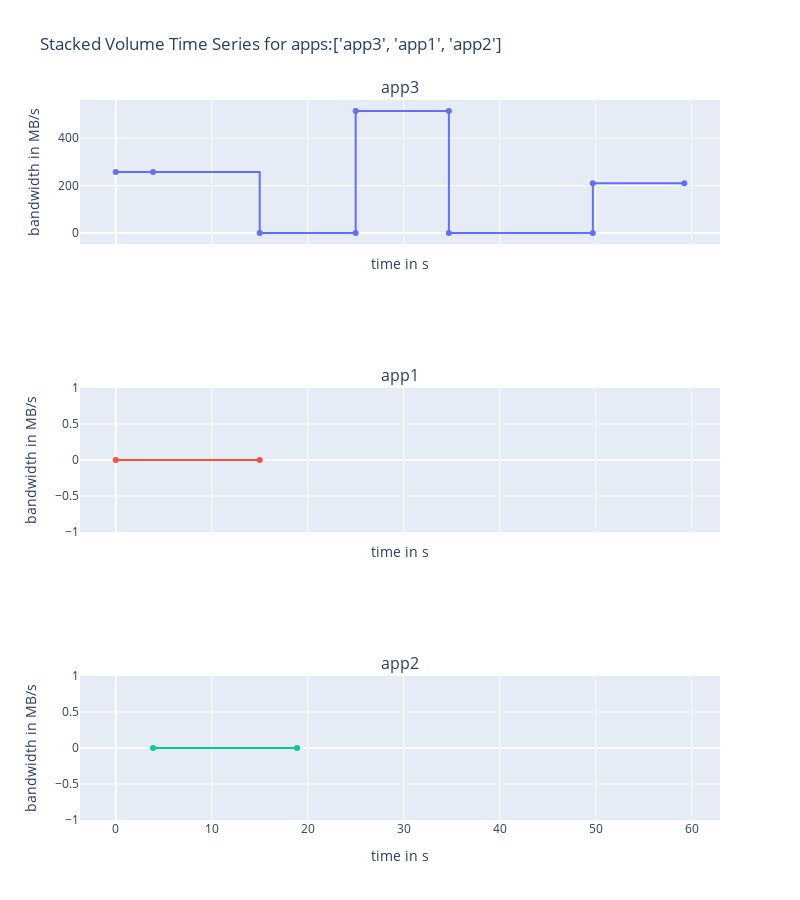
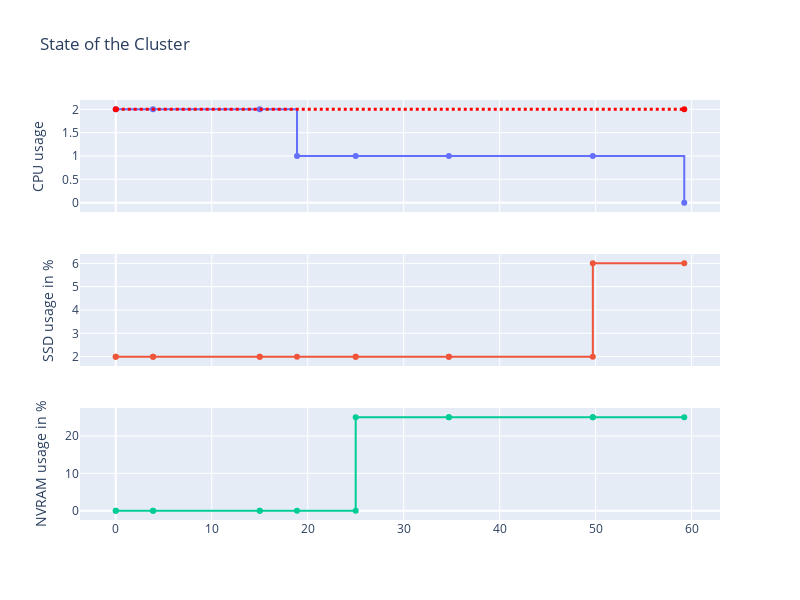

The notebook cell these images were saved under, in order:
### Markdown cell above
Displaying Cluster state

### Code cell
# remove logging


env = simpy.Environment()
data = simpy.Store(env)
nvram_bandwidth = {'read':  {'seq': 780, 'rand': 760},
                           'write': {'seq': 515, 'rand': 505}}
ssd_bandwidth = {'read':  {'seq': 210, 'rand': 190},
                    'write': {'seq': 100, 'rand': 100}}

ssd_tier = Tier(env, 'SSD', bandwidth=ssd_bandwidth, capacity=50e9)
nvram_tier = Tier(env, 'NVRAM', bandwidth=nvram_bandwidth, capacity=20e9)
cluster = Cluster(env, tiers=[ssd_tier, nvram_tier])
app1 = Application(env, name="app1", compute=[0, 10, 25], read=[1e9, 0, 2e9], write=[0, 5e9, 0], data=data)
app2 = Application(env, name="app2", compute=[0, 15], read=[0, 0], write=[0, 0], data=data)
app3 = Application(env, name="app3", compute=[10, 25], read=[0, 0], write=[0, 0], data=data)
env.process(app1.run(cluster, tiers=[0, 1, 0]))
env.process(app2.run(cluster, tiers=[0, 1]))
env.process(app3.run(cluster, tiers=[0, 1]))
env.run()


fig = display_apps(data, height=900)
fig.show()
fig = display_cluster(data, cluster)
fig.show()

### Figure 1 — Plotly figure (JSON) as saved in the notebook; plotly's stock layout.template omitted (floating-point values rounded to 4 significant figures)
{"data": [{"line": {"shape": "hv"}, "name": "app1", "showlegend": false, "text": ["READ|to/from:SSD|volume=953.67 MB", "READ|to/from:SSD|volume=953.67 MB", "COMPUTE|volume=0B", "COMPUTE|volume=0B", "WRITE|to/from:NVRAM|volume=4.66 GB", "WRITE|to/from:NVRAM|volume=4.66 GB", "COMPUTE|volume=0B", "COMPUTE|volume=0B", "READ|to/from:SSD|volume=1.86 GB", "READ|to/from:SSD|volume=1.86 GB"], "textposition": "top center", "type": "scatter", "x": [0, 3.888, 15, 25, 25, 34.71, 34.71, 49.71, 49.71, 59.23], "xaxis": "x", "y": [257.2, 257.2, 0, 0, 515, 515, 0, 0, 210, 210], "yaxis": "y"}, {"line": {"shape": "hv"}, "name": "app2", "showlegend": false, "text": ["COMPUTE|volume=0B", "COMPUTE|volume=0B"], "textposition": "top center", "type": "scatter", "x": [0, 15], "xaxis": "x2", "y": [0, 0], "yaxis": "y2"}, {"line": {"shape": "hv"}, "name": "app3", "showlegend": false, "text": ["COMPUTE|volume=0B", "COMPUTE|volume=0B"], "textposition": "top center", "type": "scatter", "x": [3.888, 18.89], "xaxis": "x3", "y": [0, 0], "yaxis": "y3"}], "layout": {"annotations": [{"font": {"size": 16}, "showarrow": false, "text": "app3", "x": 0.5, "xanchor": "center", "xref": "paper", "y": 1, "yanchor": "bottom", "yref": "paper"}, {"font": {"size": 16}, "showarrow": false, "text": "app1", "x": 0.5, "xanchor": "center", "xref": "paper", "y": 0.6, "yanchor": "bottom", "yref": "paper"}, {"font": {"size": 16}, "showarrow": false, "text": "app2", "x": 0.5, "xanchor": "center", "xref": "paper", "y": 0.2, "yanchor": "bottom", "yref": "paper"}], "height": 900, "title": {"text": "Stacked Volume Time Series for apps:['app3', 'app1', 'app2']"}, "width": 800, "xaxis": {"anchor": "y", "domain": [0, 1], "matches": "x3", "showticklabels": false, "title": {"text": "time in s"}}, "xaxis2": {"anchor": "y2", "domain": [0, 1], "matches": "x3", "showticklabels": false, "title": {"text": "time in s"}}, "xaxis3": {"anchor": "y3", "domain": [0, 1], "title": {"text": "time in s"}}, "yaxis": {"anchor": "x", "domain": [0.8, 1], "title": {"text": "bandwidth in MB/s"}}, "yaxis2": {"anchor": "x2", "domain": [0.4, 0.6], "title": {"text": "bandwidth in MB/s"}}, "yaxis3": {"anchor": "x3", "domain": [0, 0.2], "title": {"text": "bandwidth in MB/s"}}}}

### Figure 2 — Plotly figure (JSON) as saved in the notebook; plotly's stock layout.template omitted (floating-point values rounded to 4 significant figures)
{"data": [{"line": {"shape": "hv"}, "showlegend": false, "type": "scatter", "x": [0, 3.888, 15, 18.89, 25, 34.71, 49.71, 59.23], "xaxis": "x", "y": [2, 2, 2, 1, 1, 1, 1, 0], "yaxis": "y"}, {"line": {"shape": "linear"}, "name": "SSD", "showlegend": false, "text": ["app1|Read|SSD | +volume=953.67 MB", "app1|Read|SSD | +volume=953.67 MB", "app2|Compute | +volume=0B", "app2|Compute | +volume=0B", "app3|Compute | +volume=0B", "app3|Compute | +volume=0B", "app1|Compute | +volume=0B", "app1|Compute | +volume=0B", "app1|Write|NVRAM | +volume=4.66 GB", "app1|Write|NVRAM | +volume=4.66 GB", "app1|Compute | +volume=0B", "app1|Compute | +volume=0B", "app1|Read|SSD | +volume=1.86 GB", "app1|Read|SSD | +volume=1.86 GB"], "textposition": "top center", "type": "scatter", "x": [0, 3.888, 0, 15, 3.888, 18.89, 15, 25, 25, 34.71, 34.71, 49.71, 49.71, 59.23], "xaxis": "x2", "y": [2, 2, 2, 2, 2, 2, 2, 2, 2, 2, 2, 2, 6, 6], "yaxis": "y2"}, {"line": {"shape": "linear"}, "name": "NVRAM", "showlegend": false, "text": ["app1|Read|SSD | +volume=953.67 MB", "app1|Read|SSD | +volume=953.67 MB", "app2|Compute | +volume=0B", "app2|Compute | +volume=0B", "app3|Compute | +volume=0B", "app3|Compute | +volume=0B", "app1|Compute | +volume=0B", "app1|Compute | +volume=0B", "app1|Write|NVRAM | +volume=4.66 GB", "app1|Write|NVRAM | +volume=4.66 GB", "app1|Compute | +volume=0B", "app1|Compute | +volume=0B", "app1|Read|SSD | +volume=1.86 GB", "app1|Read|SSD | +volume=1.86 GB"], "textposition": "top center", "type": "scatter", "x": [0, 3.888, 0, 15, 3.888, 18.89, 15, 25, 25, 34.71, 34.71, 49.71, 49.71, 59.23], "xaxis": "x3", "y": [0, 0, 0, 0, 0, 0, 0, 0, 25, 25, 25, 25, 25, 25], "yaxis": "y3"}, {"line": {"color": "red", "dash": "dot", "shape": "hv", "width": 3}, "showlegend": false, "text": ["Maximum available cores in cluster=2", "Maximum available cores in cluster=2"], "type": "scatter", "x": [0, 59.23], "xaxis": "x", "y": [2, 2], "yaxis": "y"}], "layout": {"height": 600, "title": {"text": "State of the Cluster"}, "width": 800, "xaxis": {"anchor": "y", "domain": [0, 1], "matches": "x3", "showticklabels": false}, "xaxis2": {"anchor": "y2", "domain": [0, 1], "matches": "x3", "showticklabels": false}, "xaxis3": {"anchor": "y3", "domain": [0, 1]}, "yaxis": {"anchor": "x", "domain": [0.7333, 1], "title": {"text": "CPU usage"}}, "yaxis2": {"anchor": "x2", "domain": [0.3667, 0.6333], "title": {"text": "SSD usage in %"}}, "yaxis3": {"anchor": "x3", "domain": [0, 0.2667], "title": {"text": "NVRAM usage in %"}}}}
